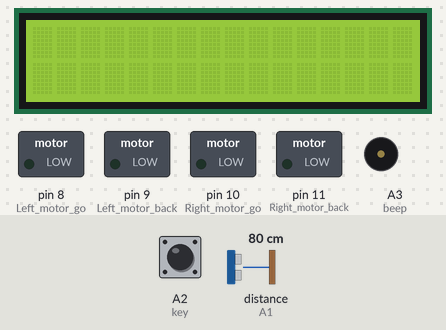
A sketch run on a simulated Arduino Uno, built with avr-gcc and run on an emulated ATmega328P. On the bench: 16×2 character LCD, switched loads named in the sketch (green lamp = pin HIGH), buzzer (waves = sounding, pin HIGH). Dashed ring = blinking. Inputs (shaded band) come from the test bench; at power-on: A2 (key) LOW, distance to the obstacle (sensor on A1) 80 cm. The echo pulse lasts 58.3 µs per cm; pins used as bus, display or sensor lines are not drawn; what the sketch prints to the serial monitor is not drawn.

Above: at 1.2 s.
1.3 s: A2 (key) pulled HIGH for 0.15 s
At 2.0 s:
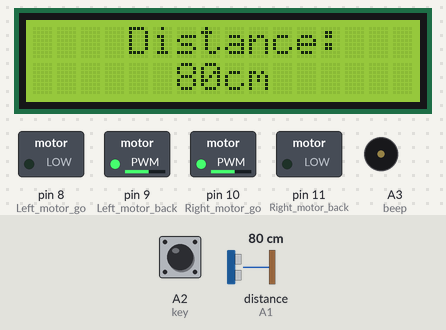
4.4 s: distance to the obstacle (sensor on A1) set to 43 cm
At 4.9 s:
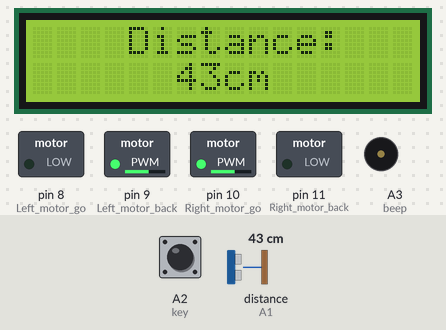
6.1 s: distance to the obstacle (sensor on A1) set to 36 cm
At 6.85 s:
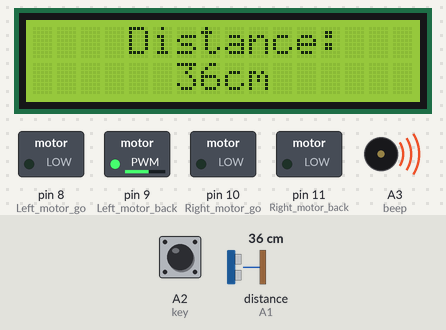
8.4 s: distance to the obstacle (sensor on A1) set to 4 cm
At 8.53 s:
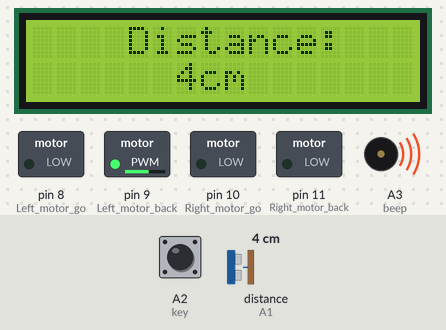
9.9 s: distance to the obstacle (sensor on A1) set to 2 cm
At 10.21 s:
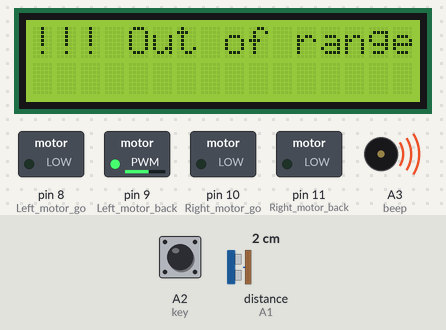
Timing chart, 0 to 13.9 s (numbered marks = the images above; inputs shaded):
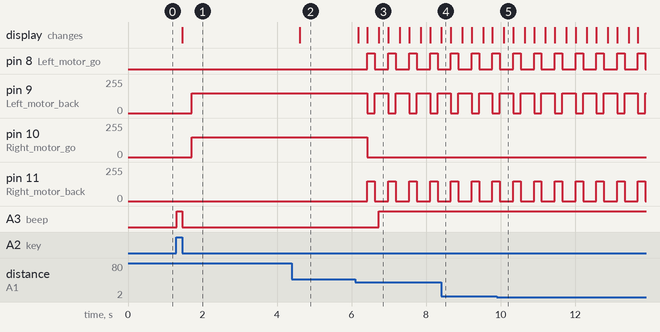

The sketch:

avoid_ultrasonic.ino
```cpp
//#include <Servo.h>
#include <LiquidCrystal.h> //申明1602液晶的函数库
//申明1602液晶的引脚所连接的Arduino数字端口，8线或4线数据模式，任选其一
//LiquidCrystal lcd(12,11,10,9,8,7,6,5,4,3,2);   //8数据口模式连线声明
LiquidCrystal lcd(13,12,7,6,5,4,3); //4数据口模式连线声明 P13--LCD 4脚  P12--LCD 5脚
              //P7--LCD 6脚   P6--LCD 11脚  P5--LCD 12脚  P4--LCD 13脚  P3--LCD 14脚

int Echo = A1;  // Echo回声脚(P2.0)
int Trig =A0;  //  Trig 触发脚(P2.1)

int Distance = 0;

int Left_motor_go=8;     //左电机前进(IN1)
int Left_motor_back=9;     //左电机后退(IN2)

int Right_motor_go=10;    // 右电机前进(IN3)
int Right_motor_back=11;    // 右电机后退(IN4)

int key=A2;//定义按键 A2 接口
int beep=A3;//定义蜂鸣器 A3 接口

void setup()
{
  Serial.begin(9600);     // 初始化串口
  //初始化电机驱动IO为输出方式
  pinMode(Left_motor_go,OUTPUT); // PIN 8 (PWM)
  pinMode(Left_motor_back,OUTPUT); // PIN 9 (PWM)
  pinMode(Right_motor_go,OUTPUT);// PIN 10 (PWM)
  pinMode(Right_motor_back,OUTPUT);// PIN 11 (PWM)
  pinMode(key,INPUT);//定义按键接口为输入接口
  pinMode(beep,OUTPUT);
  // pinMode(SensorRight, INPUT); //定义右循迹红外传感器为输入
  // pinMode(SensorLeft, INPUT); //定义左循迹红外传感器为输入
  //pinMode(SensorRight_2, INPUT); //定义右红外传感器为输入
  //pinMode(SensorLeft_2, INPUT); //定义左红外传感器为输入
  //初始化超声波引脚
  pinMode(Echo, INPUT);    // 定义超声波输入脚
  pinMode(Trig, OUTPUT);   // 定义超声波输出脚
  lcd.begin(16,2);      //初始化1602液晶工作                       模式

}

//void run(int time)     // 前进
void run()     // 前进
{
  digitalWrite(Right_motor_go,HIGH);  // 右电机前进
  digitalWrite(Right_motor_back,LOW);
  analogWrite(Right_motor_go,150);//0~255调速，左右轮差异略增减
  analogWrite(Right_motor_back,0);
  digitalWrite(Left_motor_go,LOW);  // 左电机前进
  digitalWrite(Left_motor_back,HIGH);
  analogWrite(Left_motor_go,0);//PWM比例0~255调速，左右轮差异略增减
  analogWrite(Left_motor_back,150);
  //delay(time * 100);   //执行时间，可以调整
}

void brake(int time)  //刹车，停车
{
  digitalWrite(Right_motor_go,LOW);
  digitalWrite(Right_motor_back,LOW);
  digitalWrite(Left_motor_go,LOW);
  digitalWrite(Left_motor_back,LOW);
  delay(time * 100);//执行时间，可以调整
}

//void left(int time)         //左转(左轮不动，右轮前进)
void left()         //左转(左轮不动，右轮前进)
{
  digitalWrite(Right_motor_go,HIGH);	// 右电机前进
  digitalWrite(Right_motor_back,LOW);
  analogWrite(Right_motor_go,150);
  analogWrite(Right_motor_back,0);//PWM比例0~255调速
  digitalWrite(Left_motor_go,LOW);   //左轮后退
  digitalWrite(Left_motor_back,LOW);
  analogWrite(Left_motor_go,0);
  analogWrite(Left_motor_back,0);//PWM比例0~255调速
  //delay(time * 100);	//执行时间，可以调整
}

void spin_left(int time)         //左转(左轮后退，右轮前进)
{
  digitalWrite(Right_motor_go,HIGH);	// 右电机前进
  digitalWrite(Right_motor_back,LOW);
  analogWrite(Right_motor_go,150);
  analogWrite(Right_motor_back,0);//PWM比例0~255调速
  digitalWrite(Left_motor_go,HIGH);   //左轮后退
  digitalWrite(Left_motor_back,LOW);
  analogWrite(Left_motor_go,150);
  analogWrite(Left_motor_back,0);//PWM比例0~255调速
  delay(time * 100);	//执行时间，可以调整
}

void right(int time)
//void right()        //右转(右轮不动，左轮前进)
{
  digitalWrite(Right_motor_go,LOW);   //右电机后退
  digitalWrite(Right_motor_back,LOW);
  analogWrite(Right_motor_go,0);
  analogWrite(Right_motor_back,0);//PWM比例0~255调速
  digitalWrite(Left_motor_go,LOW);//左电机前进
  digitalWrite(Left_motor_back,HIGH);
  analogWrite(Left_motor_go,0);
  analogWrite(Left_motor_back,150);//PWM比例0~255调速
  delay(time * 100);	//执行时间，可以调整
}

void spin_right(int time)        //右转(右轮后退，左轮前进)
{
  digitalWrite(Right_motor_go,LOW);   //右电机后退
  digitalWrite(Right_motor_back,HIGH);
  analogWrite(Right_motor_go,0);
  analogWrite(Right_motor_back,150);//PWM比例0~255调速
  digitalWrite(Left_motor_go,LOW);//左电机前进
  digitalWrite(Left_motor_back,HIGH);
  analogWrite(Left_motor_go,0);
  analogWrite(Left_motor_back,150);//PWM比例0~255调速
  delay(time * 100);	//执行时间，可以调整
}

void back(int time)          //后退
{
  digitalWrite(Right_motor_go,LOW);  //右轮后退
  digitalWrite(Right_motor_back,HIGH);
  analogWrite(Right_motor_go,0);
  analogWrite(Right_motor_back,150);//PWM比例0~255调速
  digitalWrite(Left_motor_go,HIGH);  //左轮后退
  digitalWrite(Left_motor_back,LOW);
  analogWrite(Left_motor_go,150);
  analogWrite(Left_motor_back,0);//PWM比例0~255调速
  delay(time * 100);     //执行时间，可以调整
}

void keysacn()//按键扫描
{
  int val;
  val=digitalRead(key);//读取数字7 口电平值赋给val
  while(!digitalRead(key))//当按键没被按下时，一直循环
  {
    val=digitalRead(key);//此句可省略，可让循环跑空
  }
  while(digitalRead(key))//当按键被按下时
  {
    delay(10);	//延时10ms
    val=digitalRead(key);//读取数字7 口电平值赋给val
    if(val==HIGH)  //第二次判断按键是否被按下
    {
      digitalWrite(beep,HIGH);		//蜂鸣器响
      while(!digitalRead(key))	//判断按键是否被松开
        digitalWrite(beep,LOW);		//蜂鸣器停止
    }
    else
      digitalWrite(beep,LOW);          //蜂鸣器停止
  }
}

void Distance_test()   // 量出前方距离
{
  digitalWrite(Trig, LOW);   // 给触发脚低电平2μs
  delayMicroseconds(2);
  digitalWrite(Trig, HIGH);  // 给触发脚高电平10μs，这里至少是10μs
  delayMicroseconds(10);
  digitalWrite(Trig, LOW);    // 持续给触发脚低电
  float Fdistance = pulseIn(Echo, HIGH);  // 读取高电平时间(单位：微秒)
  Fdistance= Fdistance/58;       //为什么除以58等于厘米，  Y米=（X秒*344）/2
  // X秒=（ 2*Y米）/344 ==》X秒=0.0058*Y米 ==》厘米=微秒/58
  Serial.print("Distance:");      //输出距离（单位：厘米）
  Serial.println(Fdistance);         //显示距离
  Distance = Fdistance;
}

void Distance_display()//显示距离
{
   if((2<Distance)&(Distance<400))
  {
    lcd.home();        //把光标移回左上角，即从头开始输出
    lcd.print("    Distance: ");       //显示
    lcd.setCursor(6,2);   //把光标定位在第2行，第6列
    lcd.print(Distance);        //显示距离
    lcd.print("cm");            //显示
  }
  else
  {
    lcd.home();        //把光标移回左上角，即从头开始输出
    lcd.print("!!! Out of range");       //显示超出距离
  }
  delay(250);
  lcd.clear();
}

void loop()
{
  keysacn();	   //调用按键扫描函数
  while(1)
  {
    Distance_test();//测量前方距离
    Distance_display();//液晶屏显示距离

    if(Distance < 40)//数值为碰到障碍物的距离，可以按实际情况设置
      while(Distance < 40)//再次判断是否有障碍物，若有则转动方向后，继续判断
      {
        back(2);
        right(1);//右转
        digitalWrite(beep,HIGH);          //蜂鸣器停止
       // brake(1);//停车
        Distance_test();//测量前方距离
        Distance_display();//液晶屏显示距离
      }
    else

      {
        run();//无障碍物，直行
        digitalWrite(beep,LOW);
      }
  }
}
```

Measured:
- the behaviour switches between 40 and 39 cm on distance to the obstacle (sensor on A1) (found by bisection; images 2 and 3)
- the behaviour switches between 3 and 2 cm on distance to the obstacle (sensor on A1) (found by bisection; images 4 and 5)
- after the input at 1.3 s, pin 9 (Left_motor_back), pin 10 (Right_motor_go): 0/255 → 150/255 after 0.41 s; A3 (beep): LOW → HIGH at once, → LOW 0.14 s later; the display: changes after 0.16 s (image 1)
- after the input at 4.4 s, the display: changes after 0.21 s (image 2)
- after the input at 6.1 s, pin 8 (Left_motor_go): alternates HIGH for 0.20 s and LOW for 0.36 s, starting after 0.33 s; pin 9 (Left_motor_back): alternates 150/255 for 0.36 s and 0/255 for 0.20 s, starting after 0.33 s
- after the input at 8.4 s, the display: changes at once (image 4)
- after the input at 9.9 s, the display: changes after 0.19 s (image 5)
